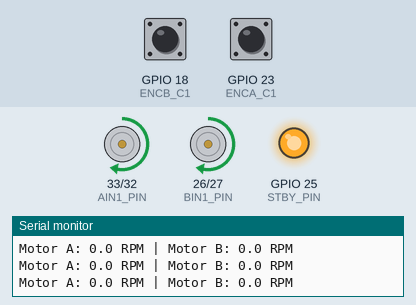
Recording of a sketch running on a simulated ESP32. Parts: motor-driver pin pairs drawn as motors (green arrow = first pin HIGH = forward, orange = second pin HIGH = backward, longer = more drive, scaled by the enable pin, stopped while the standby pin is LOW), output pins drawn as LEDs (lit = HIGH), the last lines printed to the serial monitor. The test bench sets the inputs (shaded band); at power-on: GPIO 18 (ENCB_C1) HIGH, GPIO 23 (ENCA_C1) HIGH.

Above: at 1.0 s.
At 3.5 s:
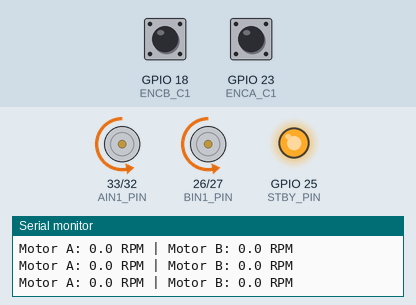
At 5.0 s:
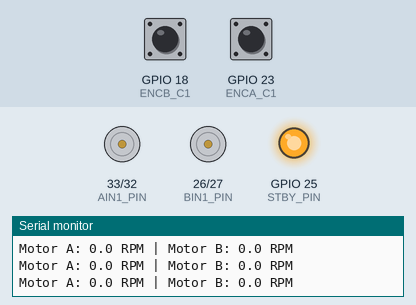
Timing chart, 0 to 7.1 s (numbered marks = the images above):
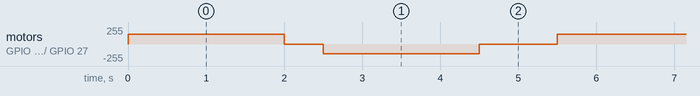

The sketch:

motores_encoders_tb6612.ino
```cpp
/*
  Prueba de motores + encoders
  - ESP32 estándar
  - 2x motorreductor CC JGA12-N20B (12 mm) con encoder
  - Driver puente H TB6612FNG

  Motor A = IZQUIERDA
  Motor B = DERECHA

  NOTA DE PINOUT (ya corregido):
  Originalmente PWMA y BIN2 compartían el pin D27 por un error de PCB.
  Se cortó la pista que los unía. Cableado final confirmado:
  PWMA=D13, BIN2=D27 (funcionando, motores independientes).

  Encoders:
  Motor A: C1=D23, C2=D22
  Motor B: C1=D18, C2=D5
*/

// ---------------- Pines del driver TB6612 ----------------
#define PWMA_PIN   13   // PWM motor A (confirmado tras corregir el cableado)
#define AIN1_PIN   33
#define AIN2_PIN   32
#define STBY_PIN   25

#define PWMB_PIN   14   // PWM motor B
#define BIN1_PIN   26
#define BIN2_PIN   27   // confirmado tras corregir el cableado

// ---------------- Pines de los encoders ----------------
#define ENCA_C1    23   // Encoder motor A, canal 1
#define ENCA_C2    22   // Encoder motor A, canal 2

#define ENCB_C1    18   // Encoder motor B, canal 1
#define ENCB_C2    5    // Encoder motor B, canal 2

// ---------------- Parámetros del encoder / reductor ----------------
// Estos dos valores se miden con el sketch calibracion_encoder.ino:
// gira el eje de salida un número exacto de vueltas a mano y compara
// contra el conteo de pulsos. Reemplaza estos números por los que
// obtengas ahí (pueden ser distintos entre motor A y B por tolerancias
// de fabricación del gearbox/encoder).
#define CPR_SALIDA_A  69.8   // ticks/vuelta medidos para el motor A (calibrado con 10 vueltas: -698 ticks)
#define CPR_SALIDA_B  78.3   // ticks/vuelta medidos para el motor B (calibrado con 10 vueltas: 783 ticks)

// ---------------- PWM (LEDC) ----------------
#define PWM_FREQ        20000   // 20 kHz, fuera del rango audible
#define PWM_RESOLUTION  8       // 8 bits -> 0-255

// ---------------- Variables de encoders (volatile: se tocan en ISR) ----------------
volatile long encoderA_count = 0;
volatile long encoderB_count = 0;

long lastEncoderA_count = 0;
long lastEncoderB_count = 0;

float speedA_rpm = 0;
float speedB_rpm = 0;

unsigned long lastSpeedCalcTime = 0;
const unsigned long SPEED_CALC_INTERVAL_MS = 100; // calcular velocidad cada 100 ms

// ==========================================================
//                 INTERRUPCIONES DE ENCODER
// ==========================================================
// Decodificación en cuadratura simple: interrumpe en cualquier cambio
// de C1, y usa el estado de C2 para saber el sentido de giro.

// El motor A está montado en espejo respecto al B (izquierda/derecha), así
// que al avanzar ambos giran físicamente en sentidos opuestos y sus
// encoders cuentan con signo contrario. Invertimos aquí el de A para que
// "adelante" sea positivo en los dos y "atrás" negativo en los dos.
#define ENCA_SIGN  -1

void IRAM_ATTR isrEncoderA() {
  if (digitalRead(ENCA_C1) == digitalRead(ENCA_C2)) {
    encoderA_count += ENCA_SIGN;
  } else {
    encoderA_count -= ENCA_SIGN;
  }
}

void IRAM_ATTR isrEncoderB() {
  if (digitalRead(ENCB_C1) == digitalRead(ENCB_C2)) {
    encoderB_count++;
  } else {
    encoderB_count--;
  }
}

// ==========================================================
//              FUNCIÓN: ACCIONAR MOTORES
// ==========================================================
// motor: 'A' o 'B'
// speed: -255 a 255 (signo = sentido de giro, 0 = detenido)
void setMotor(char motor, int speed) {
  speed = constrain(speed, -255, 255);
  int pwmVal = abs(speed);

  digitalWrite(STBY_PIN, HIGH); // sacar el driver de standby

  if (motor == 'A') {
    if (speed > 0) {
      digitalWrite(AIN1_PIN, HIGH);
      digitalWrite(AIN2_PIN, LOW);
    } else if (speed < 0) {
      digitalWrite(AIN1_PIN, LOW);
      digitalWrite(AIN2_PIN, HIGH);
    } else {
      // frenado activo (short brake)
      digitalWrite(AIN1_PIN, LOW);
      digitalWrite(AIN2_PIN, LOW);
    }
    ledcWrite(PWMA_PIN, pwmVal);

  } else if (motor == 'B') {
    if (speed > 0) {
      digitalWrite(BIN1_PIN, HIGH);
      digitalWrite(BIN2_PIN, LOW);
    } else if (speed < 0) {
      digitalWrite(BIN1_PIN, LOW);
      digitalWrite(BIN2_PIN, HIGH);
    } else {
      digitalWrite(BIN1_PIN, LOW);
      digitalWrite(BIN2_PIN, LOW);
    }
    ledcWrite(PWMB_PIN, pwmVal);
  }
}

// Detiene ambos motores y activa standby del driver
void stopAllMotors() {
  setMotor('A', 0);
  setMotor('B', 0);
  digitalWrite(STBY_PIN, LOW);
}

// ==========================================================
//     FUNCIÓN: LECTURA Y CÁLCULO DE VELOCIDAD (RPM)
// ==========================================================
// Debe llamarse periódicamente desde loop(); internamente respeta
// el intervalo SPEED_CALC_INTERVAL_MS para no recalcular en cada ciclo.
void updateEncoderSpeeds() {
  unsigned long now = millis();
  if (now - lastSpeedCalcTime < SPEED_CALC_INTERVAL_MS) return;

  unsigned long dt_ms = now - lastSpeedCalcTime;
  lastSpeedCalcTime = now;

  // Copiar contadores volátiles de forma segura
  noInterrupts();
  long countA = encoderA_count;
  long countB = encoderB_count;
  interrupts();

  long deltaA = countA - lastEncoderA_count;
  long deltaB = countB - lastEncoderB_count;

  lastEncoderA_count = countA;
  lastEncoderB_count = countB;

  float dt_min = dt_ms / 60000.0; // ms -> minutos

  // RPM = (pulsos en el intervalo / pulsos por vuelta del eje de salida) / tiempo en minutos
  speedA_rpm = (deltaA / CPR_SALIDA_A) / dt_min;
  speedB_rpm = (deltaB / CPR_SALIDA_B) / dt_min;
}

// ==========================================================
//                        SETUP
// ==========================================================
void setup() {
  Serial.begin(115200);

  // Pines de control del driver
  pinMode(AIN1_PIN, OUTPUT);
  pinMode(AIN2_PIN, OUTPUT);
  pinMode(BIN1_PIN, OUTPUT);
  pinMode(BIN2_PIN, OUTPUT);
  pinMode(STBY_PIN, OUTPUT);

  // PWM con LEDC (API por pin, ESP32 Arduino core 3.x)
  ledcAttach(PWMA_PIN, PWM_FREQ, PWM_RESOLUTION);
  ledcAttach(PWMB_PIN, PWM_FREQ, PWM_RESOLUTION);

  // Pines de encoders
  pinMode(ENCA_C1, INPUT_PULLUP);
  pinMode(ENCA_C2, INPUT_PULLUP);
  pinMode(ENCB_C1, INPUT_PULLUP);
  pinMode(ENCB_C2, INPUT_PULLUP);

  attachInterrupt(digitalPinToInterrupt(ENCA_C1), isrEncoderA, CHANGE);
  attachInterrupt(digitalPinToInterrupt(ENCB_C1), isrEncoderB, CHANGE);

  stopAllMotors();

  lastSpeedCalcTime = millis();

  Serial.println("Listo. Iniciando secuencia de prueba...");
}

// ==========================================================
//                         LOOP
// ==========================================================
void loop() {
  // --- Secuencia de prueba simple ---
  // Adelante ambos motores
  setMotor('A', 150);
  setMotor('B', 150);
  testDurante(2000);

  // Detener
  setMotor('A', 0);
  setMotor('B', 0);
  testDurante(500);

  // Reversa ambos motores
  setMotor('A', -150);
  setMotor('B', -150);
  testDurante(2000);

  // Detener
  setMotor('A', 0);
  setMotor('B', 0);
  testDurante(1000);
}

// Corre el loop de velocidad/telemetría durante 'ms' milisegundos
// sin bloquear la actualización de velocidad
void testDurante(unsigned long ms) {
  unsigned long start = millis();
  while (millis() - start < ms) {
    updateEncoderSpeeds();

    static unsigned long lastPrint = 0;
    if (millis() - lastPrint >= 200) {
      lastPrint = millis();
      Serial.print("Motor A: ");
      Serial.print(speedA_rpm, 1);
      Serial.print(" RPM | Motor B: ");
      Serial.print(speedB_rpm, 1);
      Serial.println(" RPM");
    }
  }
}
```

Measured:
- by itself, motor on GPIO 33 (AIN1_PIN) / GPIO 32 (AIN2_PIN), motor on GPIO 26 (BIN1_PIN) / GPIO 27 (BIN2_PIN): repeats every 5.5 s: stopped 0.50 s, backward 149/255 2.0 s, stopped 1.0 s, forward 149/255 2.0 s
